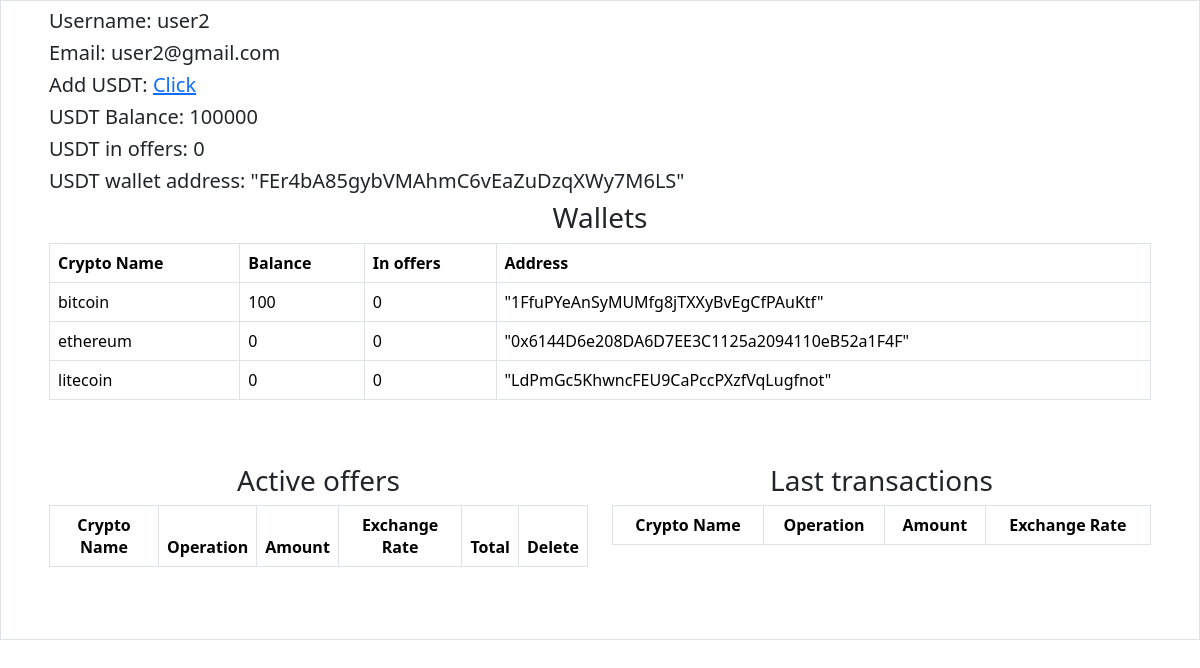
/account/ (signed in), run on the app's committed database.
### app_dir/models.py (models this page shows, shortened)
class Wallet(models.Model):
    user = models.ForeignKey(User, on_delete=models.CASCADE, related_name='wallets')
    coin_type = models.ForeignKey(CoinType, on_delete=models.PROTECT)
    wallet_address = models.CharField(max_length=128)
    balance = models.DecimalField(max_digits=12, decimal_places=6, default=0)
    reserved_in_offer = models.DecimalField(max_digits=12, decimal_places=6, default=0)

class CoinType(models.Model):
    COIN_CHOICES = [
        ('BTC', 'bitcoin'),
        ('ETH', 'ethereum'),
        ('LTC', 'litecoin'),
        ('USDT', 'USDT')
    ]
    type = models.CharField(
        max_length=4,
        choices=COIN_CHOICES,
        unique=True
    )
    def __str__(self):
        return self.get_type_display()

### app_dir/views.py (the view)
# urls.py: path('account/', views.account_page, name='account'),
@login_required(login_url='/login/')
def account_page(request):
    user = request.user
    *user_coin_wallets, user_usdt_wallet = user.wallets.all()
    user_offers = Offer.objects.filter(offer_usdt_wallet=user_usdt_wallet)
    offers = {}
    for offer in user_offers:
        crypto_type = offer.coin_type
        if crypto_type not in offers.keys():
            offers[crypto_type] = {}
        offers[crypto_type][offer.id] = offer
    transactions = {}
    user_wallets_data = {}
    for wallet in user_coin_wallets:
        crypto_type = wallet.coin_type
        user_wallets_data[crypto_type] = {}
        user_wallets_data[crypto_type]['address'] = wallet.wallet_address
        user_wallets_data[crypto_type]['balance'] = Decimal(wallet.balance).normalize()
        user_wallets_data[crypto_type]['reserved_in_offer'] = Decimal(wallet.reserved_in_offer).normalize()
        sell_transactions_qs = Transaction.objects.filter(sender_coin_wallet=wallet).order_by('-timestamp')
        buy_transactions_qs = Transaction.objects.filter(receiver_coin_wallet=wallet).order_by('-timestamp')
        if sell_transactions_qs or buy_transactions_qs:
            if crypto_type not in transactions.keys():
                transactions[crypto_type] = {}
            transactions[crypto_type]['sell'] = sell_transactions_qs
            transactions[crypto_type]['buy'] = buy_transactions_qs
    context = {
        'user': user,
        'user_usdt_data': {
            'usdt_balance': Decimal(user_usdt_wallet.balance).normalize(),
            'usdt_reserved': Decimal(user_usdt_wallet.reserved_in_offer).normalize(),
            'usdt_address': user_usdt_wallet.wallet_address
        },
        'user_wallets_data': user_wallets_data,
        'user_offers': offers,
        'user_transactions': transactions,
    }
    return render(request, 'btcTest/account-page.html', context)

### app_dir/templates/btcTest/account-page.html (shortened to what this page needs)
{% extends 'base.html' %}
{% load static %}
{% block content %}
<div class="container-fluid px-5 py-2 border">
        <div class="row">
            <div class="col">
                <div id="user-general-data">
                    <p class="h5">Username: {{ user.username }}</p>
                    <p class="h5">Email: {{ user.email }}</p>
                    <div id="user-usdt-data">
                        <p class="h5">Add USDT: <a href="#">Click</a></p>
                        <p class="h5">USDT Balance:
                        <span id="USDT-balance"  class="h5">{{ user_usdt_data.usdt_balance }}</span></p>
                        <p class="h5">USDT in offers:
                        <span id="USDT-reserved">{{ user_usdt_data.usdt_reserved }}</span></p>
                        <p class="h5">USDT wallet address: {{ user_usdt_data.usdt_address }}</p>
                    </div>
                </div>
            </div>
            <div class="col text-center">
                <div id="user-wallets">
            <p class="h3">Wallets</p>
            <table class="table table-bordered">
                <thead>
                    <tr>
                        <th>Crypto Name</th>
                        <th>Balance</th>
                        <th>In offers</th>
                        <th>Address</th>
                    </tr>
                </thead>
                <tbody>
                    {% for crypto_name, crypto_data in user_wallets_data.items %}
                        <tr id="{{ crypto_name }}-tr">
                            <td>{{ crypto_name }}</td>
                            <td id="{{ crypto_name }}-balance">{{ crypto_data.balance }}</td>
                            <td id="{{ crypto_name }}-reserved">{{ crypto_data.reserved_in_offer }}</td>
                            <td>{{ crypto_data.address }}</td>
                        </tr>
                    {% endfor %}
                </tbody>
            </table>
                </div>
            </div>
        </div>
        <div class="row my-5">
            <div class="col">
                <p class="h3 text-center">Active offers</p>
                <table class="table table-bordered text-center">
                <thead>
                    <tr>
                        <th>Crypto Name</th>
                        <th>Operation</th>
                        <th>Amount</th>
                        <th>Exchange Rate</th>
                        <th>Total</th>
                        <th>Delete</th>
                    </tr>
                </thead>
                </table>
            </div>
            <div class="col">
                <p class="h3 text-center">Last transactions</p>
            <table id="last-transactions-table" class="table table-bordered text-center">
                <thead>
                    <tr>
                        <th>Crypto Name</th>
                        <th>Operation</th>
                        <th>Amount</th>
                        <th>Exchange Rate</th>
                    </tr>
                </thead>
            </table>
            </div>
        </div>
    </div>
{% endblock %}

### data on the page
Wallet: usdt_address "\"FEr4bA85gybVMAhmC6vEaZuDzqXWy7M6LS\""
CoinType: type "bitcoin", balance "100", reserved_in_offer "0", address "\"1FfuPYeAnSyMUMfg8jTXXyBvEgCfPAuKtf\""
CoinType: type "ethereum", balance "0", reserved_in_offer "0", address "\"0x6144D6e208DA6D7EE3C1125a2094110eB52a1F4F\""
CoinType: type "litecoin", balance "0", reserved_in_offer "0", address "\"LdPmGc5KhwncFEU9CaPccPXzfVqLugfnot\""

### other printed values
{{ user.username }} "user2"
{{ user.email }} "user2@gmail.com"
{{ user_usdt_data.usdt_balance }} "100000"
{{ user_usdt_data.usdt_reserved }} "0"
